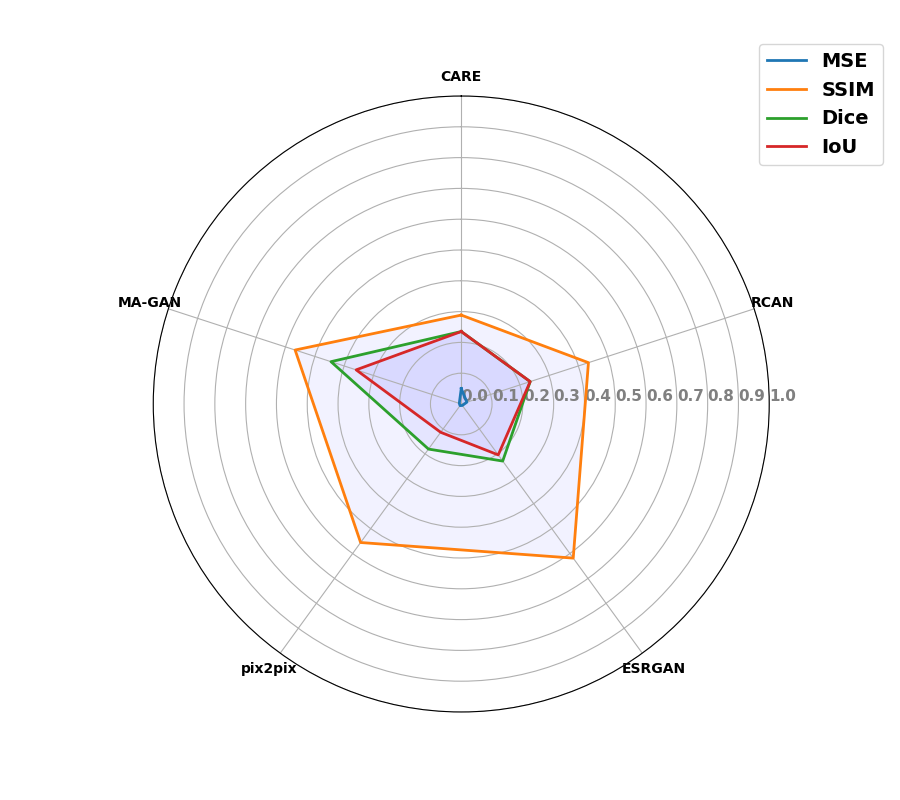

Generate this figure with Python:
import matplotlib.pyplot as plt
import numpy as np
import pandas as pd

data = pd.DataFrame({'sample':
                         ["MSE",
                          "SSIM",
                          "Dice",
                          "IoU",
                          ],
                     'CARE':
                         [0.0502, 0.2887, 0.2353, 0.2353],
                     'RCAN':
                         [0.0192, 0.4342, 0.2353, 0.2353],
                     'ESRGAN':
                         [0.0059, 0.6185, 0.2290, 0.2043],
                     'pix2pix':
                         [0.0065, 0.5559, 0.1809, 0.1136],
                     'MA-GAN':
                         [0.0067, 0.5671, 0.4447, 0.3588],
                     })

plt.figure(figsize=(9, 8))
# 设置雷达图的参数
params = {
    'figure.figsize': [6, 6],
    'axes.labelsize': 14,
    'axes.titlesize': 16,
    'xtick.labelsize': 10,
    'ytick.labelsize': 10,
    'font.weight': 'bold'
}
plt.rcParams.update(params)

# 绘制雷达图
categories = list(data.columns[1:])
N = len(categories)
values = data.iloc[:, 1:].values.tolist()
angles = [n / float(N) * 2 * np.pi for n in range(N)]

# values每一行增加第一个数据; angle增加最后一个角度。 使得曲线闭合
_ = [value.append(value[0]) for value in values]
angles += angles[:1]

ax = plt.subplot(111, polar=True)
ax.set_theta_offset(np.pi / 2)
ax.set_theta_direction(-1)
plt.xticks(angles[:-1], categories)
ax.set_rlabel_position(0)

for i in range(len(values)):
    ax.plot(angles, values[i],
            # 'y',                        # color
            linewidth=2,  # line width
            linestyle='solid',
            label=data['sample'][i],
            )

    ax.fill(angles, values[i],
            'b',
            alpha=0.05,
            )
plt.legend(bbox_to_anchor=(1.2, 1.1), fontsize=14)
# plt.legend(loc='upper right', edgecolor='blue')
# plt.title('Nuclei')

# 设置刻度标签的角度和位置
ax.set_rgrids([0.0, 0.1, 0.2, 0.3, 0.4, 0.5, 0.6, 0.7, 0.8, 0.9, 1],
              color="grey",
              size=11,
              angle=90)
plt.ylim(0, 1)
plt.savefig('radar_total.png')
plt.show()
